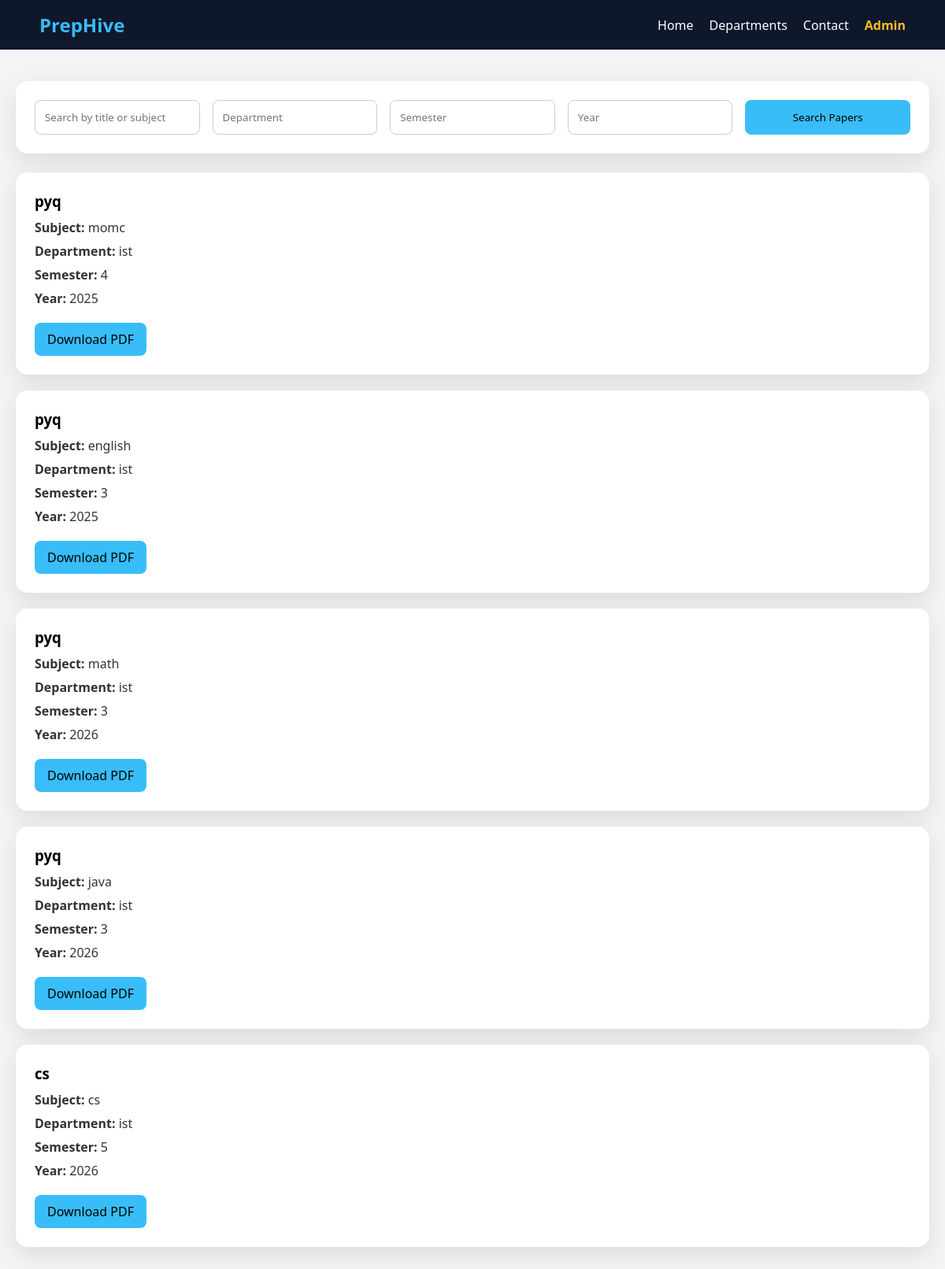
The app's page /papers (signed in) with its own data.
### tables this page shows
CREATE TABLE papers (
                id INTEGER PRIMARY KEY AUTOINCREMENT,
                title TEXT NOT NULL,
                subject TEXT,
                semester TEXT,
                department TEXT,
                year TEXT,
                filename TEXT NOT NULL,
                uploaded_at TIMESTAMP DEFAULT CURRENT_TIMESTAMP
            );

### app.py (the view)
@app.route("/papers")
def papers():
    if not session.get("student_id"):
        return redirect(url_for("login"))
    filters = {
        "department": request.args.get("department"),
        "semester": request.args.get("semester"),
        "year": request.args.get("year"),
        "search": request.args.get("search"),
    }
    papers_list = query_papers(filters)
    return render_template("papers.html", papers=papers_list, filters=filters)

### app.py (called while the page is built)
def get_db():
    conn = sqlite3.connect(DATABASE_PATH)
    conn.row_factory = sqlite3.Row
    return conn

### templates/papers.html (shortened to what this page needs)
<!DOCTYPE html>
<html lang="en">
<head>
</head>
<body>
<nav>
    <h2>PrepHive</h2>
    <ul>
        <li><a href="/1.html">Home</a></li>
        <li><a href="/department.html">Departments</a></li>
        <li><a href="/contact.html">Contact</a></li>
        <li><a href="/admin/login" style="color: #fbbf24; font-weight: bold;">Admin</a></li>
    </ul>
</nav>
<div class="main-container">
    <div class="filter-card">
        <form method="get" action="/papers">
            <input type="text" name="search" placeholder="Search by title or subject" value="{{ filters.search or '' }}">
            <input type="text" name="department" placeholder="Department" value="{{ filters.department or '' }}">
            <input type="text" name="semester" placeholder="Semester" value="{{ filters.semester or '' }}">
            <input type="text" name="year" placeholder="Year" value="{{ filters.year or '' }}">
            <button type="submit">Search Papers</button>
        </form>
    </div>
    <div class="paper-list">
        {% for paper in papers %}
        <div class="paper-card">
            <h3>{{ paper.title }}</h3>
            <p><strong>Subject:</strong> {{ paper.subject }}</p>
            <p><strong>Department:</strong> {{ paper.department }}</p>
            <p><strong>Semester:</strong> {{ paper.semester }}</p>
            <p><strong>Year:</strong> {{ paper.year }}</p>
            <a href="/download/{{ paper.id }}">Download PDF</a>
        </div>
        {% else %}
        <div class="paper-card">
            <p>No papers found. Try adjusting your filter or ask your admin to upload new PDFs.</p>
        </div>
        {% endfor %}
    </div>
</div>
</body>
</html>

### templates/papers.html (style rules this page uses)
* { margin: 0; padding: 0; box-sizing: border-box; font-family: 'Segoe UI', sans-serif; }
body { background: #f4f4f4; }
nav { display: flex; justify-content: space-between; align-items: center; padding: 15px 50px; background: #0f172a; color: white; }
nav h2 { color: #38bdf8; }
nav ul { display: flex; list-style: none; }
nav ul li { margin-left: 20px; }
nav ul li a { color: white; text-decoration: none; }
.main-container { max-width: 1200px; margin: 40px auto; padding: 0 20px; }
.filter-card { background: white; padding: 24px; border-radius: 15px; box-shadow: 0 10px 30px rgba(0,0,0,0.1); margin-bottom: 24px; }
.filter-card form { display: grid; gap: 16px; grid-template-columns: repeat(auto-fit, minmax(200px, 1fr)); }
.filter-card input, .filter-card button { padding: 12px; border-radius: 8px; border: 1px solid #ccc; }
.filter-card button { background: #38bdf8; border: none; color: black; cursor: pointer; }
.paper-list { display: grid; gap: 20px; }
.paper-card { background: white; padding: 24px; border-radius: 15px; box-shadow: 0 10px 30px rgba(0,0,0,0.1); }
.paper-card h3 { margin-bottom: 10px; }
.paper-card p { margin-bottom: 8px; color: #333; }
.paper-card a { display: inline-block; margin-top: 12px; padding: 10px 16px; background: #38bdf8; color: black; text-decoration: none; border-radius: 8px; }

### records on screen
papers: title "pyq", subject "momc", department "ist", semester "4", year "2025"
papers: title "pyq", subject "english", department "ist", semester "3", year "2025"
papers: title "pyq", subject "math", department "ist", semester "3", year "2026"
papers: title "pyq", subject "java", department "ist", semester "3", year "2026"
papers: title "cs", subject "cs", department "ist", semester "5", year "2026"
